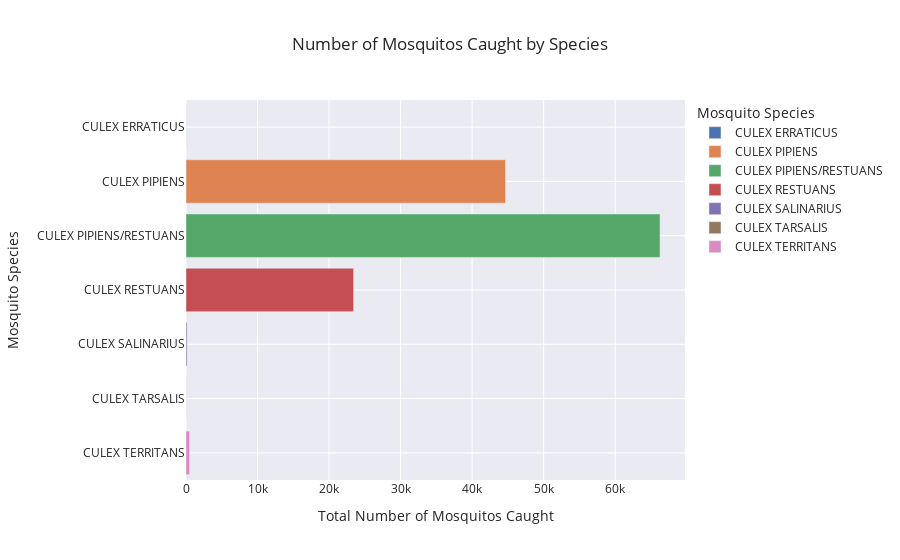

Notebook code cell kept with this figure:
### Code cell
px.bar(species_group,
       x='num_mosquitos',
       y='species',
       orientation='h',
       color='species',
       labels={'species':'Mosquito Species','num_mosquitos':'Total Number of Mosquitos Caught'},
       title='Number of Mosquitos Caught by Species'
)

### Figure 1 — Plotly figure (JSON) as saved in the notebook; plotly's stock layout.template omitted (floating-point values rounded to 4 significant figures)
{"data": [{"alignmentgroup": "True", "hovertemplate": "Mosquito Species=%{y}<br>Total Number of Mosquitos Caught=%{x}<extra></extra>", "legendgroup": "CULEX ERRATICUS", "marker": {"color": "rgb(76,114,176)", "pattern": {"shape": ""}}, "name": "CULEX ERRATICUS", "offsetgroup": "CULEX ERRATICUS", "orientation": "h", "showlegend": true, "textposition": "auto", "type": "bar", "x": [7], "xaxis": "x", "y": ["CULEX ERRATICUS"], "yaxis": "y"}, {"alignmentgroup": "True", "hovertemplate": "Mosquito Species=%{y}<br>Total Number of Mosquitos Caught=%{x}<extra></extra>", "legendgroup": "CULEX PIPIENS", "marker": {"color": "rgb(221,132,82)", "pattern": {"shape": ""}}, "name": "CULEX PIPIENS", "offsetgroup": "CULEX PIPIENS", "orientation": "h", "showlegend": true, "textposition": "auto", "type": "bar", "x": [44671], "xaxis": "x", "y": ["CULEX PIPIENS"], "yaxis": "y"}, {"alignmentgroup": "True", "hovertemplate": "Mosquito Species=%{y}<br>Total Number of Mosquitos Caught=%{x}<extra></extra>", "legendgroup": "CULEX PIPIENS/RESTUANS", "marker": {"color": "rgb(85,168,104)", "pattern": {"shape": ""}}, "name": "CULEX PIPIENS/RESTUANS", "offsetgroup": "CULEX PIPIENS/RESTUANS", "orientation": "h", "showlegend": true, "textposition": "auto", "type": "bar", "x": [66268], "xaxis": "x", "y": ["CULEX PIPIENS/RESTUANS"], "yaxis": "y"}, {"alignmentgroup": "True", "hovertemplate": "Mosquito Species=%{y}<br>Total Number of Mosquitos Caught=%{x}<extra></extra>", "legendgroup": "CULEX RESTUANS", "marker": {"color": "rgb(196,78,82)", "pattern": {"shape": ""}}, "name": "CULEX RESTUANS", "offsetgroup": "CULEX RESTUANS", "orientation": "h", "showlegend": true, "textposition": "auto", "type": "bar", "x": [23431], "xaxis": "x", "y": ["CULEX RESTUANS"], "yaxis": "y"}, {"alignmentgroup": "True", "hovertemplate": "Mosquito Species=%{y}<br>Total Number of Mosquitos Caught=%{x}<extra></extra>", "legendgroup": "CULEX SALINARIUS", "marker": {"color": "rgb(129,114,179)", "pattern": {"shape": ""}}, "name": "CULEX SALINARIUS", "offsetgroup": "CULEX SALINARIUS", "orientation": "h", "showlegend": true, "textposition": "auto", "type": "bar", "x": [145], "xaxis": "x", "y": ["CULEX SALINARIUS"], "yaxis": "y"}, {"alignmentgroup": "True", "hovertemplate": "Mosquito Species=%{y}<br>Total Number of Mosquitos Caught=%{x}<extra></extra>", "legendgroup": "CULEX TARSALIS", "marker": {"color": "rgb(147,120,96)", "pattern": {"shape": ""}}, "name": "CULEX TARSALIS", "offsetgroup": "CULEX TARSALIS", "orientation": "h", "showlegend": true, "textposition": "auto", "type": "bar", "x": [7], "xaxis": "x", "y": ["CULEX TARSALIS"], "yaxis": "y"}, {"alignmentgroup": "True", "hovertemplate": "Mosquito Species=%{y}<br>Total Number of Mosquitos Caught=%{x}<extra></extra>", "legendgroup": "CULEX TERRITANS", "marker": {"color": "rgb(218,139,195)", "pattern": {"shape": ""}}, "name": "CULEX TERRITANS", "offsetgroup": "CULEX TERRITANS", "orientation": "h", "showlegend": true, "textposition": "auto", "type": "bar", "x": [510], "xaxis": "x", "y": ["CULEX TERRITANS"], "yaxis": "y"}], "layout": {"barmode": "relative", "legend": {"title": {"text": "Mosquito Species"}, "tracegroupgap": 0}, "title": {"text": "Number of Mosquitos Caught by Species"}, "xaxis": {"anchor": "y", "domain": [0, 1], "title": {"text": "Total Number of Mosquitos Caught"}}, "yaxis": {"anchor": "x", "categoryarray": ["CULEX TERRITANS", "CULEX TARSALIS", "CULEX SALINARIUS", "CULEX RESTUANS", "CULEX PIPIENS/RESTUANS", "CULEX PIPIENS", "CULEX ERRATICUS"], "categoryorder": "array", "domain": [0, 1], "title": {"text": "Mosquito Species"}}}}
